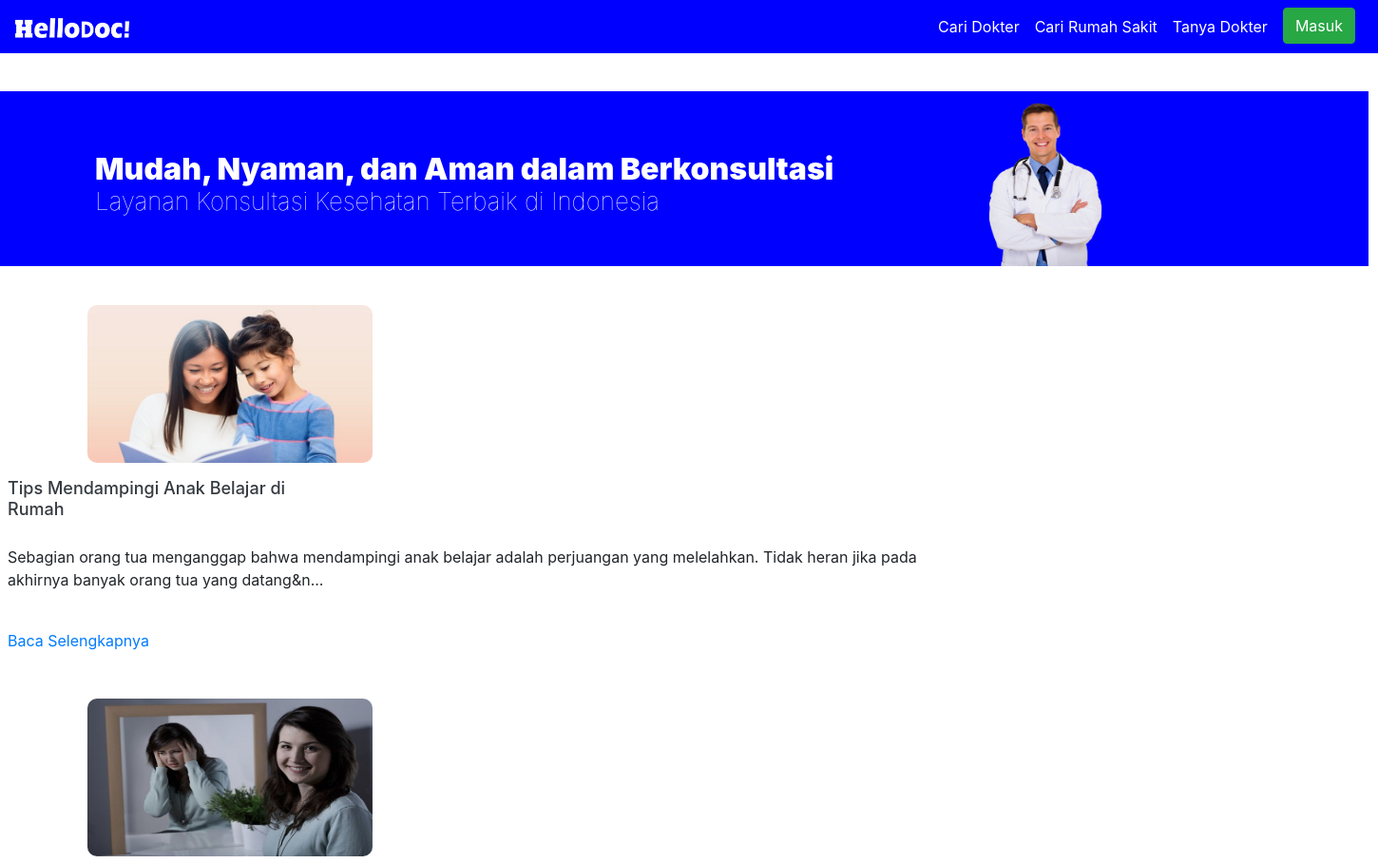
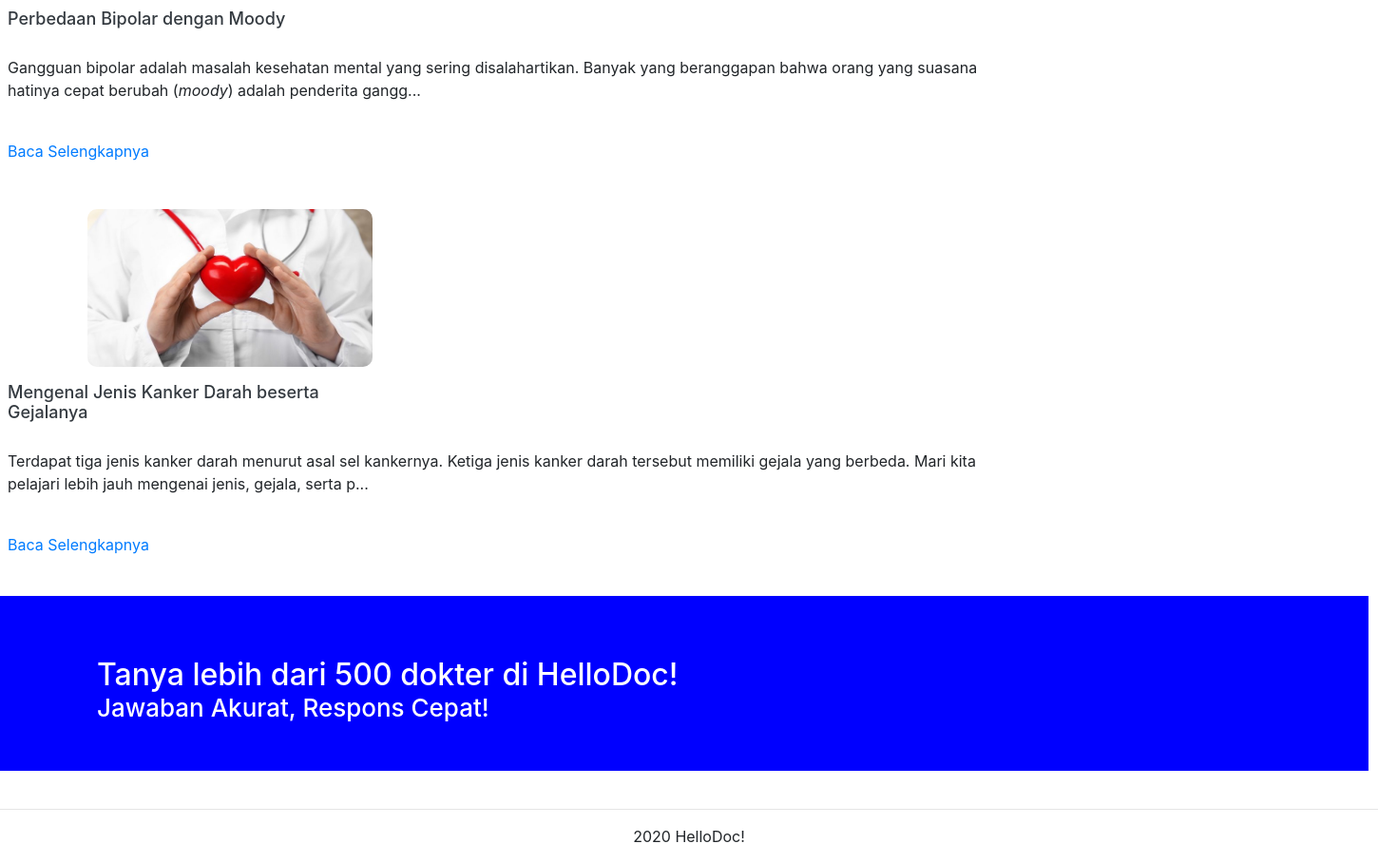
Before: / with the older database file (2 pictures, top to bottom).
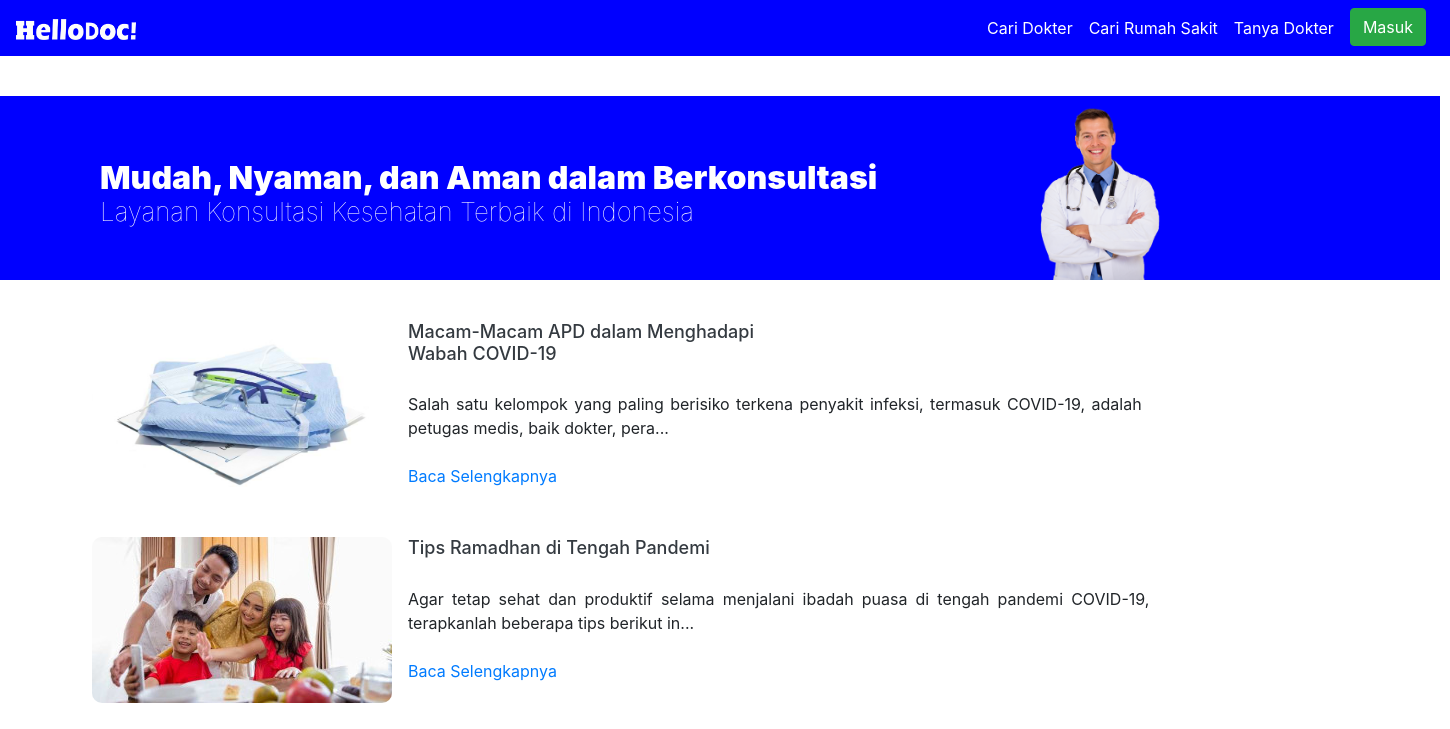
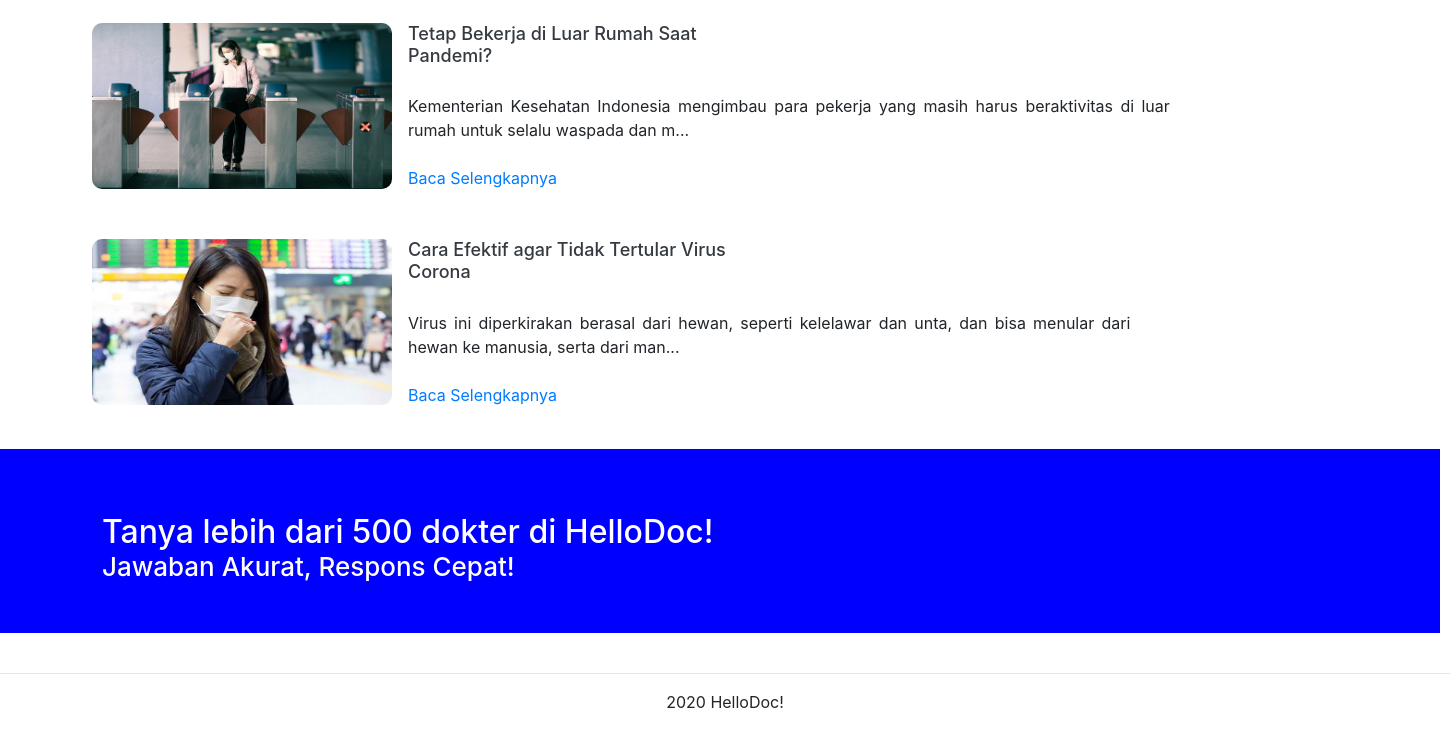
After: the same page with the newer database file (2 pictures, top to bottom).
### tables this page shows
CREATE TABLE `tb_artikel` (
  `id_artikel` int(11) NOT NULL,
  `id_pengguna` int(11) NOT NULL,
  `judul_artikel` varchar(50) NOT NULL,
  `deskripsi` text NOT NULL,
  `foto_artikel` text NOT NULL
);

### application/controllers/Home_controller.php (called while the page is built, shortened)
<?php
class Home_controller extends CI_Controller {
	function __construct(){
         $this->load->model('TambahArtikel_model');
    }
	public function index()
	{
		$data['artikel'] = $this->TambahArtikel_model->getArtikel();
		$this->load->view('home_view',$data);
	}
}

### index.php (called while the page is built, shortened)
<?php
require_once BASEPATH.'core/CodeIgniter.php';

### application/models/TambahArtikel_model.php (called while the page is built, shortened)
<?php
class TambahArtikel_model extends CI_Model {
	 function getArtikel(){
	 	$query = $this->db->get("tb_artikel");
	 	if($query->num_rows() != 0){
				return $query->result();
			}else{
				return false;
			}
	 }
}

### application/views/Home_view.php (the view, shortened to what this page needs)
<?php $this->load->view('page_header');?>
<div class="col-12" style="height: 184px; background-color: blue; color: white; width: 1440px;">
	<div class="float-right col-5">
		<img src="<?= base_url('assets/Home_doc.png')?>" style="width: 127px; margin-top: 0px; margin-bottom: 0px; position: absolute; left: 198px;">
	</div>
	<div class="menu-head" >
		<div class="col-8">
			<div class="p-5 head" style="margin-top: 96px;">
				<h3 class="text-white" style="position: absolute; top: 11px;font-size: 32px; font-weight: 900; margin-top: 52px; left: 85px;">Mudah, Nyaman, dan Aman dalam Berkonsultasi</h3>
				<h4 class="text-white" style="font-size: 26px; font-weight: 100; position: absolute; margin-top: 52px; left: 85px;">Layanan Konsultasi Kesehatan Terbaik di Indonesia</h4>
				<form class="row frmCari">
				</form>
			</div>
		</div>
	</div>
</div>
<?php error_reporting(0); foreach ($artikel as $row) {?>
		<div class="artikel" style="margin-top: 33px;">
			<div class="d-flex flex-row flex-wrap">
				<div class="p-2">
					<img src="<?= base_url('assets/').$row->foto_artikel?>" width="300" height="166" style="margin-left: 84px; border-radius: 10px;">
				</div>
				<div class="p-2">
					<h3 style="font-size: 18px; width: 350px; margin-bottom: 28px;"><a href="<?= base_url('index.php/TambahArtikel_controller/readArtikel/').$row->id_artikel?>" class="text-dark" style="text-decoration: none;"><?= $row->judul_artikel?></a></h3>
					<div class="w-75" style="font-size: 16px;"><?= substr($row->deskripsi, 0, 190)?>...</div><br>
					<a href="<?= base_url('index.php/TambahArtikel_controller/readArtikel/').$row->id_artikel?>" class="text-primary">Baca Selengkapnya</a><br>
				</div>
		</div>
	</div>
	<?php }?>
	<?php $no=0; foreach($artikel as $row): $no++; ?>
</div>
<?php endforeach; ?>
	<div class="col-5 p-2 float-right iklan" style="position: absolute; bottom: 0px; left:70%; top: 20px; width: 120px; margin-bottom: 24px">
	</div>
	<div class="d-flex justify-content-end col-8" style="margin-left: 0px;">
	</div>
<div style="margin-top: 33px;">
<?php $this->load->view('Page_footer')?>
<hr>
<div class="footer-copyright" style="text-align: center;">
  <p>2020 HelloDoc!</p>
</div>

### application/views/Page_header.php (shortened to what this page needs)
<!DOCTYPE html>
<html>
<head>
	<link rel="stylesheet" href="https://maxcdn.bootstrapcdn.com/bootstrap/4.0.0/css/bootstrap.min.css">
  <link rel="stylesheet" href="https://d1azc1qln24ryf.cloudfront.net/114779/Socicon/style-cf.css?rd5re8">
</head>
<body>
	<nav class="navbar navbar-expand-lg navbar-blue bg-blue fixed-top" style="background-color: blue;">
  <a class="navbar-brand" href="<?= base_url('index.php/home')?>"><img src="<?= base_url('assets/hellodoc.png')?>" width="120px"></a>
  <div class="collapse navbar-collapse" id="navbarSupportedContent">
    <ul class="navbar-nav">
      <li class="nav-item active">
        <a class="nav-link menu-size" href="<?= base_url('index.php/caridokter')?>" style="color: white;">Cari Dokter <span class="sr-only">(current)</span></a>
      </li>
      <li class="nav-item active">
        <a class="nav-link menu-size" href="<?= base_url('index.php/cariRS')?>" style="color: white;">Cari Rumah Sakit <span class="sr-only">(current)</span></a>
      </li>
      <li class="nav-item active">
        <a class="nav-link menu-size" href="<?= base_url('index.php/tanya')?>" style="color: white;">Tanya Dokter <span class="sr-only">(current)</span></a>
      </li>
      <li class="nav-item active">
        <?php
          if($this->simple_login->cek_login() == true && $this->session->userdata('status') == "admin"){
           ?>
             <li class="dropdown pull-right">
              <a class="dropdown-toggle" data-toggle="dropdown" href="#"><span class="glyphicon glyphicon-user"></span>
                <?= $this->session->userdata('username')?><span class="caret"></span></a>
              <ul class="dropdown-menu">
              <li><a href="<?= base_url('index.php/Profile_controller')?>" class="nav-link" style="text-align: left; color:#3570D2; margin-left:0px;">Profile</a></li>
              <li><a href="<?= base_url('index.php/TambahArtikel_controller')?>" class="nav-link dropdown-item text-primary">Tambah Artikel</a></li>
              <li><a href="<?= base_url('index.php/login_controller/logout')?>" class="nav-link dropdown-item text-primary">Keluar</a></li>
              </ul>
            </li>
        <?php
          }else{
         ?>
            <a href="<?= base_url('index.php/login_controller');?>" class="btn btn-success" style="margin-right: 8px; margin-left: 8px;">Masuk</a>
         <?php
          }
        ?>
      </li>
    </ul>
  </div>
</nav>

### application/views/Page_footer.php (shortened to what this page needs)
<footer class="page-footer font-small blue pt-4" style="height: 184px; background-color: blue; color: white; width: 1440px;">
  <div class="banner-footer">
        <div class="container-footer flex-center" style="margin-left: 102px; margin-top: 40px;">
          <div class="text-banner">
              <h3 style="font-size: 32px; font-weight: 900px; margin-bottom: 0px;">Tanya lebih dari 500 dokter di HelloDoc!</h3>
              <h4 style="font-size: 26px; font-weight: 100px; margin-bottom: 0px;">Jawaban Akurat, Respons Cepat!</h4>
          </div>
        </div>
  </div>
      </div>
    <br>
</body>
</html>

Changed rows visible on the page:
removed tb_artikel: foto_artikel (picture), judul_artikel "Tips Mendampingi Anak Belajar di Rumah", deskripsi "Sebagian orang tua menganggap bahwa mendampingi anak belajar adalah perjuangan yang melelahkan. Tidak heran jika pada akhirnya banyak orang tua yang datang&n"
removed tb_artikel: foto_artikel (picture), judul_artikel "Perbedaan Bipolar dengan Moody", deskripsi "Gangguan bipolar adalah masalah kesehatan mental yang sering disalahartikan. Banyak yang beranggapan bahwa orang yang suasana hatinya cepat berubah ( moody ) adalah penderita gangg"
removed tb_artikel: foto_artikel (picture), judul_artikel "Mengenal Jenis Kanker Darah beserta Gejalanya", deskripsi "Terdapat tiga jenis kanker darah menurut asal sel kankernya. Ketiga jenis kanker darah tersebut memiliki gejala yang berbeda. Mari kita pelajari lebih jauh mengenai jenis, gejala, serta p"
added tb_artikel: foto_artikel (picture), judul_artikel "Macam-Macam APD dalam Menghadapi Wabah COVID-19", deskripsi "Salah satu kelompok yang paling berisiko terkena penyakit infeksi, termasuk COVID-19, adalah petugas medis, baik dokter, pera"
added tb_artikel: foto_artikel (picture), judul_artikel "Tips Ramadhan di Tengah Pandemi", deskripsi "Agar tetap sehat dan produktif selama menjalani ibadah puasa di tengah pandemi COVID-19, terapkanlah beberapa tips berikut in"
added tb_artikel: foto_artikel (picture), judul_artikel "Tetap Bekerja di Luar Rumah Saat Pandemi?", deskripsi "Kementerian Kesehatan Indonesia mengimbau para pekerja yang masih harus beraktivitas di luar rumah untuk selalu waspada dan m"
added tb_artikel: foto_artikel (picture), judul_artikel "Cara Efektif agar Tidak Tertular Virus Corona", deskripsi "Virus ini diperkirakan berasal dari hewan, seperti kelelawar dan unta, dan bisa menular dari hewan ke manusia, serta dari man"
